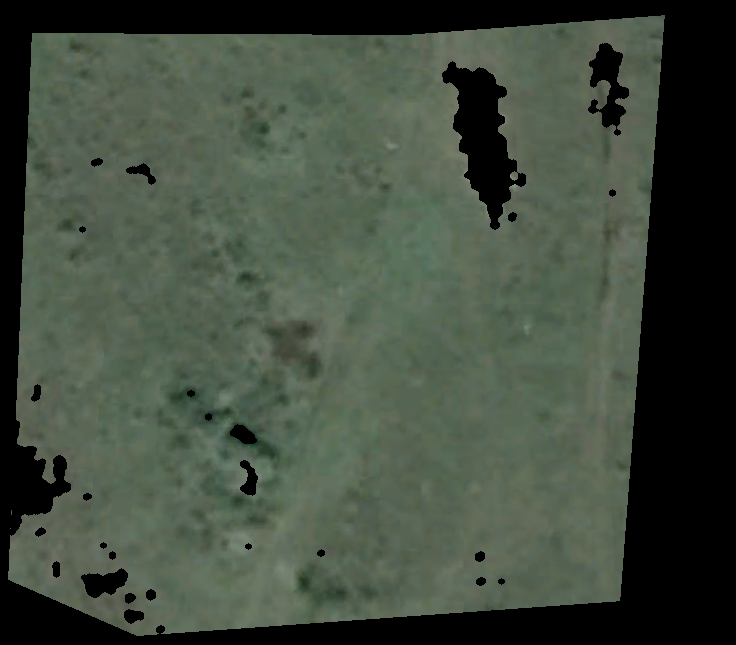
#> input picture ParititioningV1/guacas_3_google_cropped.tif, 736 x 645 px, found by its file name
$ python new_voronoi_3.py   (older library calls are emulated)
#> lines starting #> are read from the running program, lines starting #| are printed output that depends on the picture; after the words box and inside, x2 and y2 are one past the last pixel; in counts of white or black regions, pixels touching at a corner belong together
### ParititioningV1/scripts/Tools.py

#!/usr/bin/env python
import os, sys
import cv2
import numpy as np
import random
from Voronoi import Voronoi
from osgeo import gdal, gdalnumeric, ogr, osr
import threading
from scipy.spatial import Delaunay
import math


#Start Opencv Processing

def read_imagefile(filename):
	image = cv2.imread(filename)
#> image is the input picture: shape (645, 736, 3); mean B, G, R 62.4, 75.4, 65.2
	rows, cols = image.shape[:2]
#> rows = 645; cols = 736
	gray_image = cv2.cvtColor(image, cv2.COLOR_BGR2GRAY) #no modified

	return image, gray_image, rows, cols

#Get corners of cropped image for getting center of polygon
def get_center(image):
	rows, cols = image.shape[:2]
	gray = cv2.cvtColor(image, cv2.COLOR_BGR2GRAY)
	new = 255 - gray
	gray = cv2.GaussianBlur(gray, (3, 3), 3)
	t, dst = cv2.threshold(gray, 0, 200, cv2.THRESH_BINARY_INV | cv2.THRESH_TRIANGLE)
	_, contours, _ = cv2.findContours(dst, cv2.RETR_TREE, cv2.CHAIN_APPROX_SIMPLE)
	final = np.zeros(image.shape,np.uint8)
	mask = np.zeros(gray.shape,np.uint8)

	i = 0

	p_corners_x=[]
	p_corners_y=[]

	for c in contours:
		area = cv2.contourArea(c)
		if area > 600 and area<(rows*cols)/2:

			extLeft = tuple(c[c[:, :, 0].argmin()][0])
			extRight = tuple(c[c[:, :, 0].argmax()][0])
			extTop = tuple(c[c[:, :, 1].argmin()][0])
			extBot = tuple(c[c[:, :, 1].argmax()][0])
			lx, ly = extLeft
			rx, ry = extRight
			ux, uy = extTop
			bx, by = extBot

			p_corners_x.append(lx)
			p_corners_x.append(rx)
			p_corners_y.append(uy)
			p_corners_y.append(by)
	l_x = min(p_corners_x)
	r_x = max(p_corners_x)
	u_y = min(p_corners_y)
	b_y = max(p_corners_y)
	center_x = int((r_x-l_x)/2) + l_x
	center_y = int((b_y-u_y)/2) + u_y

	#print "center: " + str(center_x) + " , " + str(center_y)

	return center_x, center_y, p_corners_x, p_corners_y


def get_points_circle(image, center_x, center_y, p_corners_x, p_corners_y, radio):
	Points = []
	rows, cols = image.shape[:2]
	for x in range(0,cols):
		for y in range(0,rows):
			if (x-center_x)**2 + (y-center_y)**2 <= radio**2:
				Points.append((x, y))

	#circle = np.zeros(((max(p_corners_x)-min(p_corners_x)),(max(p_corners_y)-min(p_corners_y))), np.uint8)
	#cv2.circle(circle, (center_y, center_x), radio, 255)
	#Points = np.transpose(np.where(circle==255))


	print "Points:  " +str(len(Points))
	return Points

def select_centroids(n_uavs, center_x, center_y, Points):
	i = 0
	randPoints = []
	aux = -1
	#Select to n_uavs-1 because now is include the center
	randPoints.append((center_x, center_y))
	while i<n_uavs-1:
		n = random.randint(0, len(Points))
		if n != aux:
			x, y = Points[n]
			randPoints.append((x,y))
			i += 1
		aux = n
	#print "randPoints : " + str(randPoints)
	return randPoints

def draw_voronoi_partition(randPoints, image, filename):
	vp = Voronoi(randPoints)
	vp.process()
	lines = vp.get_output()
	rows, cols = image.shape[:2]

	white_img = image.copy()

	for i in range(0, rows):
		for j in range(0, cols):
			white_img.itemset((i, j, 0), 255)
			white_img.itemset((i, j, 1), 255)
			white_img.itemset((i, j, 2), 255)

	for i in  range(0, len(lines)):
		x0, y0, x1, y1 = lines[i]
		cv2.line(white_img, (int(x0), int(y0)), (int(x1), int(y1)), (0, 0, 0), 1, 8)

	#cv2.imwrite(filename.replace('_cropped.tif', '_voronoi.tif'),image)
	cv2.imwrite(filename.replace('_cropped.tif', '_white_voronoi.tif'),white_img)

	return white_img
#Get contours from white image for get labeled area

# [65 lines left out: function label_area, not called in this run]


#Labeled of free cell in each voronoi partition
def get_cost(image, x, y, size_cell_x, size_cell_y):
	average = 0
	aux_x = int(size_cell_x/2)
	aux_y = int(size_cell_y/2)
	for i in  range(y-aux_y, y+aux_y):
		for j in  range(x-aux_x, x+aux_x):
			intensity = image[i][j]
			average = average +  intensity

	return int (average/(size_cell_x*size_cell_y))

def get_cells(cl, rw, gray_image):
	rows, cols = gray_image.shape[:2]
	size_cell_x = int(cols/cl)
	size_cell_y = int(rows/rw)
	cells = []
	free_cells = []
	cells_cost = []

	for i in  range(0,rows, size_cell_y):
		for j in  range(0,cols, size_cell_x):
			x = j + int(size_cell_x/2)
			y = i + int(size_cell_y/2)
			if ( (x+int(size_cell_x/2))<=cols and (y+int(size_cell_y/2))<=rows):
				cells.append((x*cols) + y)
				cells_cost.append( get_cost(gray_image, x, y, size_cell_x, size_cell_y) )

	ave = reduce(lambda x, y: x + y, cells_cost) / len(cells_cost)
	for i in range(0, len(cells)):
		if cells_cost[i] > ave or cells_cost[i] == ave:
			free_cells.append(cells[i])

	return cells, cells_cost, free_cells


# [216 lines left out: functions draw_path, zigzag_path, create_GAMAcsv, get_coordinates, pixel2coord, create_APPmission and 4 more, not called in this run]


#Get Q and P uavs
def distance (p0,p1):
	d = (p1[0] - p0[0])**2 +  (p1[1] - p0[1])**2
	return (math.sqrt(d))

# [154 lines left out: functions set_level, name_C, name_Qmin, name_QP, not called in this run]

### ParititioningV1/scripts/Voronoi.py

import random
import math

from DataType import Point, Event, Arc, Segment, PriorityQueue

# Source: (C++) http://www.cs.hmc.edu/~mbrubeck/voronoi.html

class Voronoi:
    def __init__(self, points):
        self.output = [] # list of line segment
        self.arc = None  # binary tree for parabola arcs

        self.points = PriorityQueue() # site events
        self.event = PriorityQueue() # circle events

        # bounding box
        self.x0 = -5.0
        self.x1 = -5.0
        self.y0 = 100.0
        self.y1 = 100.0

        # insert points to site event
        for pts in points:
            point = Point(pts[0], pts[1])
            self.points.push(point)
            # keep track of bounding box size
            if point.x < self.x0: self.x0 = point.x
            if point.y < self.y0: self.y0 = point.y
            if point.x > self.x1: self.x1 = point.x
            if point.y > self.y1: self.y1 = point.y

        # add margins to the bounding box
        dx = (self.x1 - self.x0 + 1) / 5.0
        dy = (self.y1 - self.y0 + 1) / 5.0
        self.x0 = self.x0 - dx
        self.x1 = self.x1 + dx
        self.y0 = self.y0 - dy
        self.y1 = self.y1 + dy

    def process(self):
        while not self.points.empty():
            if not self.event.empty() and (self.event.top().x <= self.points.top().x):
                self.process_event() # handle circle event
            else:
                self.process_point() # handle site event

        # after all points, process remaining circle events
        while not self.event.empty():
            self.process_event()

        self.finish_edges()

    def process_point(self):
        # get next event from site pq
        p = self.points.pop()
        # add new arc (parabola)
        self.arc_insert(p)

    def process_event(self):
        # get next event from circle pq
        e = self.event.pop()

        if e.valid:
            # start new edge
            s = Segment(e.p)
            self.output.append(s)

            # remove associated arc (parabola)
            a = e.a
            if a.pprev is not None:
                a.pprev.pnext = a.pnext
                a.pprev.s1 = s
            if a.pnext is not None:
                a.pnext.pprev = a.pprev
                a.pnext.s0 = s

            # finish the edges before and after a
            if a.s0 is not None: a.s0.finish(e.p)
            if a.s1 is not None: a.s1.finish(e.p)

            # recheck circle events on either side of p
            if a.pprev is not None: self.check_circle_event(a.pprev, e.x)
            if a.pnext is not None: self.check_circle_event(a.pnext, e.x)

    def arc_insert(self, p):
        if self.arc is None:
            self.arc = Arc(p)
        else:
            # find the current arcs at p.y
            i = self.arc
            while i is not None:
                flag, z = self.intersect(p, i)
                if flag:
                    # new parabola intersects arc i
                    flag, zz = self.intersect(p, i.pnext)
                    if (i.pnext is not None) and (not flag):
                        i.pnext.pprev = Arc(i.p, i, i.pnext)
                        i.pnext = i.pnext.pprev
                    else:
                        i.pnext = Arc(i.p, i)
                    i.pnext.s1 = i.s1

                    # add p between i and i.pnext
                    i.pnext.pprev = Arc(p, i, i.pnext)
                    i.pnext = i.pnext.pprev

                    i = i.pnext # now i points to the new arc

                    # add new half-edges connected to i's endpoints
                    seg = Segment(z)
                    self.output.append(seg)
                    i.pprev.s1 = i.s0 = seg

                    seg = Segment(z)
                    self.output.append(seg)
                    i.pnext.s0 = i.s1 = seg

                    # check for new circle events around the new arc
                    self.check_circle_event(i, p.x)
                    self.check_circle_event(i.pprev, p.x)
                    self.check_circle_event(i.pnext, p.x)

                    return

                i = i.pnext

            # if p never intersects an arc, append it to the list
            i = self.arc
            while i.pnext is not None:
                i = i.pnext
            i.pnext = Arc(p, i)

            # insert new segment between p and i
            x = self.x0
            y = (i.pnext.p.y + i.p.y) / 2.0;
            start = Point(x, y)

            seg = Segment(start)
            i.s1 = i.pnext.s0 = seg
            self.output.append(seg)

    def check_circle_event(self, i, x0):
        # look for a new circle event for arc i
        if (i.e is not None) and (i.e.x  <> self.x0):
            i.e.valid = False
        i.e = None

        if (i.pprev is None) or (i.pnext is None): return

        flag, x, o = self.circle(i.pprev.p, i.p, i.pnext.p)
        if flag and (x > self.x0):
            i.e = Event(x, o, i)
            self.event.push(i.e)

    def circle(self, a, b, c):
        # check if bc is a "right turn" from ab
        if ((b.x - a.x)*(c.y - a.y) - (c.x - a.x)*(b.y - a.y)) > 0: return False, None, None

        # Joseph O'Rourke, Computational Geometry in C (2nd ed.) p.189
        A = b.x - a.x
        B = b.y - a.y
        C = c.x - a.x
        D = c.y - a.y
        E = A*(a.x + b.x) + B*(a.y + b.y)
        F = C*(a.x + c.x) + D*(a.y + c.y)
        G = 2*(A*(c.y - b.y) - B*(c.x - b.x))

        if (G == 0): return False, None, None # Points are co-linear

        # point o is the center of the circle
        ox = 1.0 * (D*E - B*F) / G
        oy = 1.0 * (A*F - C*E) / G

        # o.x plus radius equals max x coord
        x = ox + math.sqrt((a.x-ox)**2 + (a.y-oy)**2)
        o = Point(ox, oy)

        return True, x, o

    def intersect(self, p, i):
        # check whether a new parabola at point p intersect with arc i
        if (i is None): return False, None
        if (i.p.x == p.x): return False, None

        a = 0.0
        b = 0.0

        if i.pprev is not None:
            a = (self.intersection(i.pprev.p, i.p, 1.0*p.x)).y
        if i.pnext is not None:
            b = (self.intersection(i.p, i.pnext.p, 1.0*p.x)).y

        if (((i.pprev is None) or (a <= p.y)) and ((i.pnext is None) or (p.y <= b))):
            py = p.y
            px = 1.0 * ((i.p.x)**2 + (i.p.y-py)**2 - p.x**2) / (2*i.p.x - 2*p.x)
            res = Point(px, py)
            return True, res
        return False, None

    def intersection(self, p0, p1, l):
        # get the intersection of two parabolas
        p = p0
        if (p0.x == p1.x):
            py = (p0.y + p1.y) / 2.0
        elif (p1.x == l):
            py = p1.y
        elif (p0.x == l):
            py = p0.y
            p = p1
        else:
            # use quadratic formula
            z0 = 2.0 * (p0.x - l)
            z1 = 2.0 * (p1.x - l)

            a = 1.0/z0 - 1.0/z1;
            b = -2.0 * (p0.y/z0 - p1.y/z1)
            c = 1.0 * (p0.y**2 + p0.x**2 - l**2) / z0 - 1.0 * (p1.y**2 + p1.x**2 - l**2) / z1

            py = 1.0 * (-b-math.sqrt(b*b - 4*a*c)) / (2*a)

        px = 1.0 * (p.x**2 + (p.y-py)**2 - l**2) / (2*p.x-2*l)
        res = Point(px, py)
        return res

    def finish_edges(self):
        l = self.x1 + (self.x1 - self.x0) + (self.y1 - self.y0)
        i = self.arc
        while i.pnext is not None:
            if i.s1 is not None:
                p = self.intersection(i.p, i.pnext.p, l*2.0)
                i.s1.finish(p)
            i = i.pnext

    # [7 lines left out: function print_output, not called in this run]

    def get_output(self):
        res = []
        for o in self.output:
            p0 = o.start
            p1 = o.end
            res.append((p0.x, p0.y, p1.x, p1.y))
        return res

### ParititioningV1/scripts/DataType.py
import heapq
import itertools

class Point:
   x = 0.0
   y = 0.0

   def __init__(self, x, y):
       self.x = x
       self.y = y

class Event:
    x = 0.0
    p = None
    a = None
    valid = True

    def __init__(self, x, p, a):
        self.x = x
        self.p = p
        self.a = a
        self.valid = True

class Arc:
    p = None
    pprev = None
    pnext = None
    e = None
    s0 = None
    s1 = None

    def __init__(self, p, a=None, b=None):
        self.p = p
        self.pprev = a
        self.pnext = b
        self.e = None
        self.s0 = None
        self.s1 = None

class Segment:
    start = None
    end = None
    done = False

    def __init__(self, p):
        self.start = p
        self.end = None
        self.done = False

    def finish(self, p):
        if self.done: return
        self.end = p
        self.done = True

class PriorityQueue:
    def __init__(self):
        self.pq = []
        self.entry_finder = {}
        self.counter = itertools.count()

    def push(self, item):
        # check for duplicate
        if item in self.entry_finder: return
        count = next(self.counter)
        # use x-coordinate as a primary key (heapq in python is min-heap)
        entry = [item.x, count, item]
        self.entry_finder[item] = entry
        heapq.heappush(self.pq, entry)

    def remove_entry(self, item):
        entry = self.entry_finder.pop(item)
        entry[-1] = 'Removed'

    def pop(self):
        while self.pq:
            priority, count, item = heapq.heappop(self.pq)
            if item is not 'Removed':
                del self.entry_finder[item]
                return item
        raise KeyError('pop from an empty priority queue')

    def top(self):
        while self.pq:
            priority, count, item = heapq.heappop(self.pq)
            if item is not 'Removed':
                del self.entry_finder[item]
                self.push(item)
                return item
        raise KeyError('top from an empty priority queue')

    def empty(self):
        return not self.pq


### ParititioningV1/scripts/new_voronoi_3.py
#!/usr/bin/env python
import os, sys
import cv2
import numpy as np
import random
from Voronoi import Voronoi
from osgeo import gdal, gdalnumeric, ogr, osr
import threading
import math
from Tools import read_imagefile, get_center, get_points_circle, select_centroids, draw_voronoi_partition
from Tools import label_area, get_cells, new_voronoicentroids, max_min_area, name_C,  zigzag_path
from Tools import extract_max_area, draw_newPartition
#Load
filename = "/home/liseth/MEGA/DecompositionCodes/geometry_decom/guacas_3_google_cropped.tif"

#Connected UAVs
n_uavs = 4
partition_level = 0
n_partitions = 0

#Partitions
if n_uavs <= 4: partition_level = 0
elif n_uavs >4 and n_uavs<=7: partition_level = 1
elif n_uavs >7 and n_uavs<=10: partition_level = 2
elif n_uavs >10 and n_uavs<=13: partition_level = 3
elif n_uavs >13 and n_uavs<=16: partition_level = 4

#Read file to cv2
image, gray_image, rows, cols = read_imagefile(filename)
#> rows = 645; cols = 736
raw_image = image.copy()
cl = 50
rw = 40
cells, cells_cost, free_cells = get_cells(cl, rw, gray_image)

"""--------------------------------------BASE PARTITION-----------------------------------------------"""
if partition_level == 0:
	#Get center of image
	center_x, center_y, p_corners_x, p_corners_y = get_center(image)
#> in get_center, `new = 255 - gray`:
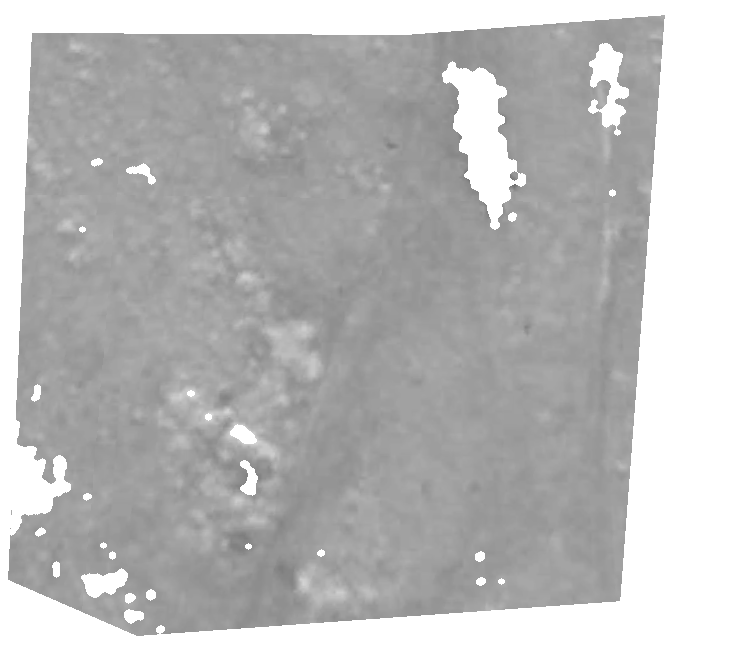
#> new: shape (645, 736); min 105, max 255, mean 184.1
#> in get_center, `t, dst = cv2.threshold(gray, 0, 200, cv2.THRESH_BINARY_INV | cv2.THRES..`:
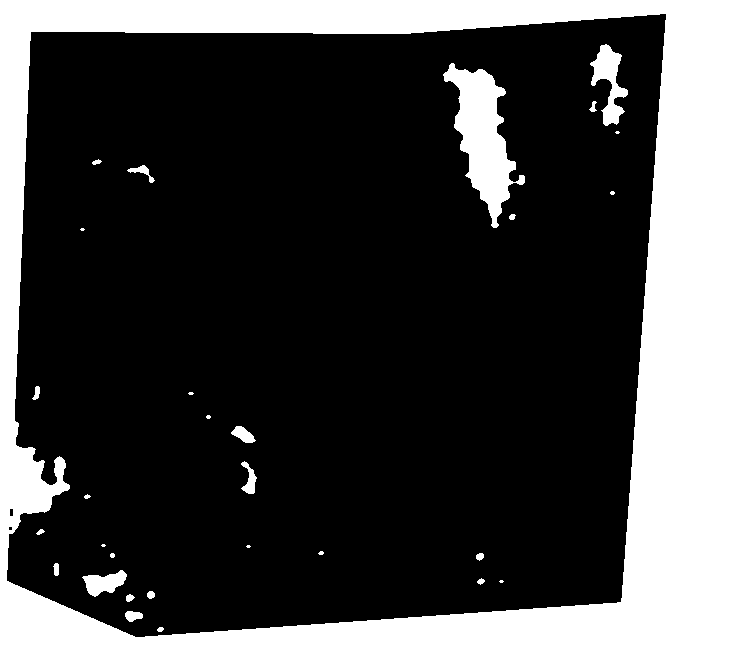
#> dst: shape (645, 736); values 0 (black) and 200 (white), 25.3% white; 30 white regions (9 under 20 px), largest, box (x1, y1, x2, y2) and area: (0, 0, 736, 645) 110680, (443, 63, 525, 228) 5755, (590, 44, 628, 126) 1380
#> the loop in get_center, `for c in contours:` made 33 passes
#> c on pass 1: [[0, 0], [0, 644], [735, 644], [735, 0]]
	#Radio for partition (?)
	radio = int(rows/10)
	#Get points[] in circle center in center_x, center_y
	points = get_points_circle(image, center_x, center_y, p_corners_x, p_corners_y, radio)
#| Points:  12853
	#Select centroids for voronoi partition
	centroids = select_centroids(n_uavs, center_x, center_y, points)
	#Draw voronoi partition
	white_img = draw_voronoi_partition(centroids, image, filename)
#> the loop in __init__, `for pts in points:` made 4 passes
#> pts on passes 1 to 4: (354, 320), (353, 333), (408, 348), (358, 275)
#> the loop in process, `while not self.points.empty():` made 4 passes
#> the loop in process, `while not self.event.empty():` made 3 passes
#> the loop in finish_edges, `while i.pnext is not None:` made 4 passes
#> the loop in get_output, `for o in self.output:` made 8 passes
#> after the loop in draw_voronoi_partition, `for i in range(0, rows):`: white_img: shape (645, 736, 3); every value is 255
#> the loop in draw_voronoi_partition, `for i in  range(0, len(lines)):` made 8 passes
#> after the loop in draw_voronoi_partition, `for i in  range(0, len(lines)):`:
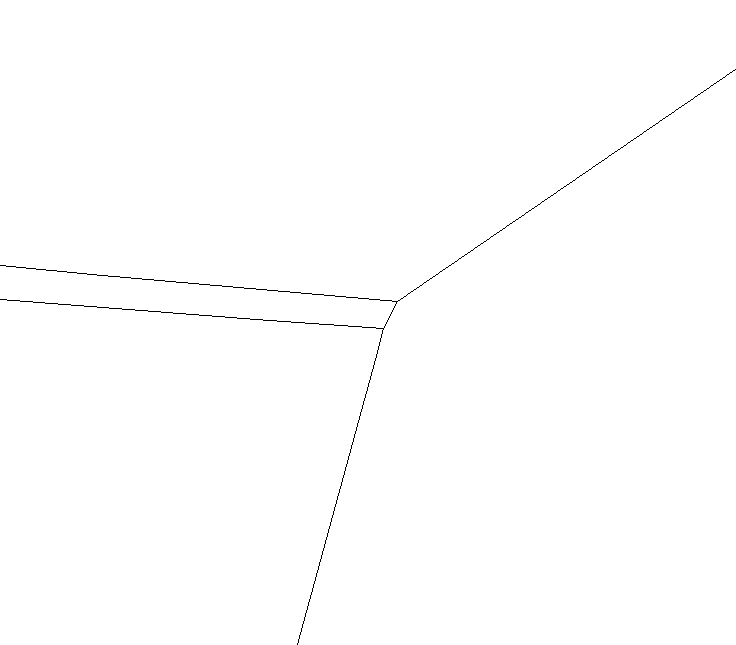
#> white_img: shape (645, 736, 3); 99.7% white; black in thin lines or dots, all inside (x1, y1, x2, y2) = (0, 69, 736, 645)
	#Labeled of free cells in each voronoi partition
#> (the run stopped early here; a loop or call above may not have finished)
